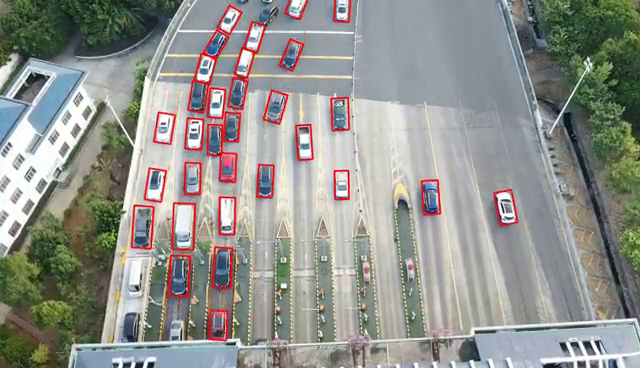
#> input picture frame 63 of drone_car_video.mp4, 640 x 368 px
$ python dataset_factory.py   (older library calls are emulated)
#> lines starting #> are read from the running program, lines starting #| are printed output that depends on the picture
"""
无人机汽车检测数据集自动化工具（核心生成逻辑）

用法（本地）
  python dataset_factory.py
  python dataset_factory.py --config config.yaml
  python dataset_factory.py --config config.yaml --output_dir ./out_workdir

EXE 打包（Windows PowerShell，示例模板）
  1) 安装 pyinstaller（只用于打包环境）
     pip install pyinstaller
  2) 构建单文件 EXE，并把 config.yaml 一并打包：
     pyinstaller -F --name drone_dataset_factory --add-data "config.yaml;." dataset_factory.py
  3) 运行：
     drone_dataset_factory --config config.yaml

说明
- 网页端 web_tool.py 会复用本文件的核心逻辑生成数据集并打包 zip。
- 该文件不做任何阻塞式 input()，避免服务端卡死/假死。
"""

from __future__ import annotations

import argparse
import json
import math
import os
import random
import shutil
import sys
import traceback
from dataclasses import dataclass
from datetime import datetime
from pathlib import Path
from typing import Any, Callable, Dict, List, Optional, Tuple

import cv2
import numpy as np
import yaml


ProgressCb = Callable[[str, int, int, str], None]


def _is_finite_number(x: Any) -> bool:
    try:
        xf = float(x)
        return math.isfinite(xf)
    except Exception:
        return False


def _ensure_odd_pos_int(v: Any, default: int = 3) -> int:
    try:
        iv = int(v)
        if iv <= 0:
            return default
        if iv % 2 == 0:
            iv += 1
        return iv
    except Exception:
        return default


def _clamp(x: float, lo: float, hi: float) -> float:
    return max(lo, min(hi, x))


def _safe_stem(p: Path) -> str:
    # 保证 label 文件名是安全的纯 ascii 字符（仅替换少量不安全字符）
    s = p.stem
    for ch in [" ", "\\", "/", ":", "*", "?", "\"", "<", ">", "|"]:
        s = s.replace(ch, "_")
    return s


class ConfigLoader:
    @staticmethod
    def load(config_path: str) -> Dict[str, Any]:
        config_file = Path(config_path)
        if not config_file.exists():
            raise FileNotFoundError(f"Config file not found: {config_file}")
        with open(config_file, "r", encoding="utf-8") as f:
            cfg = yaml.safe_load(f) or {}
        if not isinstance(cfg, dict):
            raise ValueError("config.yaml must be a YAML mapping/dict")
        return cfg

    @staticmethod
    def load_and_validate(config_path: str) -> Dict[str, Any]:
        cfg = ConfigLoader.load(config_path)
        cfg = ConfigLoader._apply_defaults(cfg)
        ConfigLoader._validate_schema(cfg)
        cfg = ConfigLoader._normalize_ratios(cfg)
        return cfg

    @staticmethod
    def _apply_defaults(cfg: Dict[str, Any]) -> Dict[str, Any]:
        defaults: Dict[str, Any] = {
            "video_path": "drone_car_video.mp4",
            "frame_interval": 10,
            "max_frames": -1,
            "skip_blurry": True,
            "blur_threshold": 100.0,
            "morph_kernel": 3,
            "min_box_size": 20,
            "min_norm": 0.0,
            "max_norm": 1.0,
            "coord_eps": 0.01,
            "class_id": 0,
            "names": ["car"],
            "train_ratio": 0.7,
            "val_ratio": 0.2,
            "test_ratio": 0.1,
            "split_seed": 42,
            "allow_empty_labels": True,
            "zip_output": False,
            "output_base_dir": ".",
            "lower_red1": [0, 150, 100],
            "upper_red1": [10, 255, 255],
            "lower_red2": [170, 150, 100],
            "upper_red2": [180, 255, 255],
            # SFT：检测模型训练数据（从 YOLO labels 派生 jsonl）
            "sft_enable": True,
            "sft_include_test": False,
            "sft_empty_answer": "none",
            "sft_answer_sep": ";",
            "sft_output_dir": "sft",
        }
        out = dict(defaults)
        out.update(cfg)
        return out

    @staticmethod
    def _validate_hsv_range(v: Any, name: str) -> List[int]:
        if not isinstance(v, (list, tuple)) or len(v) != 3:
            raise ValueError(f"{name} must be a list of 3 ints [H,S,V], got: {v}")
        out: List[int] = []
        for i, item in enumerate(v):
            if not _is_finite_number(item):
                raise ValueError(f"{name}[{i}] must be a number, got: {item}")
            out.append(int(item))
        return out

    @staticmethod
    def _validate_schema(cfg: Dict[str, Any]) -> None:
        if "video_path" not in cfg:
            raise ValueError("Missing config field: video_path")

        fi = int(cfg["frame_interval"])
        if fi < 1:
            raise ValueError("frame_interval must be >= 1")
        cfg["frame_interval"] = fi

        mf = int(cfg.get("max_frames", -1))
        if mf < -1:
            raise ValueError("max_frames must be -1 or >= 1")
        cfg["max_frames"] = mf

        cfg["skip_blurry"] = bool(cfg["skip_blurry"])
        cfg["blur_threshold"] = float(cfg["blur_threshold"])

        cfg["morph_kernel"] = _ensure_odd_pos_int(cfg.get("morph_kernel", 3), default=3)

        cfg["min_box_size"] = int(cfg["min_box_size"])
        if cfg["min_box_size"] < 1:
            raise ValueError("min_box_size must be >= 1")

        cfg["min_norm"] = float(cfg["min_norm"])
        cfg["max_norm"] = float(cfg["max_norm"])
        if not (0.0 <= cfg["min_norm"] <= cfg["max_norm"] <= 1.0):
            raise ValueError("min_norm/max_norm must satisfy 0<=min_norm<=max_norm<=1")

        cfg["coord_eps"] = float(cfg.get("coord_eps", 0.01))
        if cfg["coord_eps"] < 0:
            raise ValueError("coord_eps must be >= 0")

        cfg["class_id"] = int(cfg.get("class_id", 0))
        if cfg["class_id"] < 0:
            raise ValueError("class_id must be >= 0")

        names = cfg.get("names", ["car"])
        if not isinstance(names, list) or not all(isinstance(x, str) for x in names):
            raise ValueError("names must be a list of strings")
        if len(names) == 0:
            raise ValueError("names must not be empty")

        cfg["train_ratio"] = float(cfg["train_ratio"])
        cfg["val_ratio"] = float(cfg["val_ratio"])
        cfg["test_ratio"] = float(cfg["test_ratio"])
        if min(cfg["train_ratio"], cfg["val_ratio"], cfg["test_ratio"]) < 0:
            raise ValueError("train/val/test_ratio must be >= 0")

        cfg["split_seed"] = int(cfg["split_seed"])
        cfg["allow_empty_labels"] = bool(cfg["allow_empty_labels"])
        cfg["zip_output"] = bool(cfg["zip_output"])
        cfg["output_base_dir"] = str(cfg.get("output_base_dir", "."))

        # SFT
        cfg["sft_enable"] = bool(cfg.get("sft_enable", True))
        cfg["sft_include_test"] = bool(cfg.get("sft_include_test", False))
        cfg["sft_empty_answer"] = str(cfg.get("sft_empty_answer", "none"))
        cfg["sft_answer_sep"] = str(cfg.get("sft_answer_sep", ";"))
        cfg["sft_output_dir"] = str(cfg.get("sft_output_dir", "sft"))

        # HSV
        cfg["lower_red1"] = ConfigLoader._validate_hsv_range(cfg["lower_red1"], "lower_red1")
        cfg["upper_red1"] = ConfigLoader._validate_hsv_range(cfg["upper_red1"], "upper_red1")
        cfg["lower_red2"] = ConfigLoader._validate_hsv_range(cfg["lower_red2"], "lower_red2")
        cfg["upper_red2"] = ConfigLoader._validate_hsv_range(cfg["upper_red2"], "upper_red2")

        # H range guard (OpenCV HSV: H 0..179)
        for nm in ["lower_red1", "upper_red1", "lower_red2", "upper_red2"]:
            h, s, v = cfg[nm]
            cfg[nm] = [_clamp(int(h), 0, 179), _clamp(int(s), 0, 255), _clamp(int(v), 0, 255)]

    @staticmethod
    def _normalize_ratios(cfg: Dict[str, Any]) -> Dict[str, Any]:
        s = cfg["train_ratio"] + cfg["val_ratio"] + cfg["test_ratio"]
        if s <= 0:
            raise ValueError("train_ratio + val_ratio + test_ratio must be > 0")
        # 自动归一化到 1，避免用户手滑导致直接失败
        if abs(s - 1.0) > 1e-6:
            cfg["train_ratio"] = cfg["train_ratio"] / s
            cfg["val_ratio"] = cfg["val_ratio"] / s
            cfg["test_ratio"] = cfg["test_ratio"] / s
            cfg["_ratio_normalized"] = True
        else:
            cfg["_ratio_normalized"] = False
        return cfg


@dataclass(frozen=True)
class YoloBox:
    class_id: int
    x_center: float
    y_center: float
    width: float
    height: float


class RedBoxDetector:
    # [72 lines left out: function detect, not called in this run]


def detect_red_boxes_bgr(frame_bgr: np.ndarray, cfg: Dict[str, Any]) -> List[YoloBox]:
    boxes, _ = RedBoxDetector.detect(frame_bgr, cfg)
    return boxes


# [9 lines left out: function zip_dir, not called in this run]


class DatasetFactory:
    def __init__(self, cfg: Dict[str, Any], output_base_dir: Optional[str] = None):
        self.cfg = cfg
        self.timestamp = datetime.now().strftime("%Y%m%d_%H%M%S")
        base_dir = Path(output_base_dir) if output_base_dir else Path(cfg.get("output_base_dir", "."))
        self.output_dir = base_dir / f"drone_dataset_{self.timestamp}"
        self.raw_images_dir = self.output_dir / "images" / "all"
        self.raw_labels_dir = self.output_dir / "labels" / "all"
        self.split_images_dir = self.output_dir / "images"
        self.split_labels_dir = self.output_dir / "labels"
        self.stats_dir = self.output_dir / "stats"
        self._init_dirs()

        self.stats: Dict[str, Any] = {
            "started_at": self.timestamp,
            "config": {k: v for k, v in cfg.items() if not k.startswith("_")},
            "video_path": cfg.get("video_path"),
            "frames_total": 0,
            "frames_sampled": 0,
            "frames_saved": 0,
            "frames_skipped_blurry": 0,
            "label_files_total": 0,
            "boxes_total": 0,
            "boxes_discarded_by_detection": 0,
            "empty_label_files": 0,
            "invalid_label_lines_removed": 0,
            "invalid_label_lines_total": 0,
            "split": {},
            "sft": {
                "enabled": bool(cfg.get("sft_enable", True)),
                "empty_answer": cfg.get("sft_empty_answer", "none"),
                "answer_sep": cfg.get("sft_answer_sep", ";"),
                "splits": {},
                "samples_total": 0,
                "empty_targets": 0,
                "boxes_total": 0,
            },
            "quality": {
                "splits": {},
                "overall": {},
            },
            "ratio_normalized": bool(cfg.get("_ratio_normalized", False)),
        }

    def _init_dirs(self) -> None:
        splits = ["train", "val", "test"]
        for d in [self.raw_images_dir, self.raw_labels_dir, self.stats_dir]:
            d.mkdir(parents=True, exist_ok=True)
        for s in splits:
            (self.split_images_dir / s).mkdir(parents=True, exist_ok=True)
            (self.split_labels_dir / s).mkdir(parents=True, exist_ok=True)

    def _is_blurry(self, frame_bgr: np.ndarray) -> bool:
        gray = cv2.cvtColor(frame_bgr, cv2.COLOR_BGR2GRAY)
        lap = cv2.Laplacian(gray, cv2.CV_64F)
        var = float(lap.var())
        return var < float(self.cfg["blur_threshold"])

    def extract_frames(self, video_path: str, progress_cb: Optional[ProgressCb] = None) -> List[Path]:
        video_file = Path(video_path)
        if not video_file.exists():
            raise FileNotFoundError(f"Video not found: {video_file}")

        cap = cv2.VideoCapture(str(video_file))
        if not cap.isOpened():
            raise RuntimeError(f"Failed to open video: {video_file}")

        total = int(cap.get(cv2.CAP_PROP_FRAME_COUNT) or 0)
        fi = int(self.cfg["frame_interval"])
        max_frames = int(self.cfg["max_frames"])

        frame_idx = 0
        saved_count = 0
        sampled_count = 0
        blurry_count = 0
        frame_paths: List[Path] = []

        last_report_frame = -1
        while True:
            ret, frame = cap.read()
            if not ret:
                break

            self.stats["frames_total"] += 1

            if fi >= 1 and (frame_idx % fi == 0):
                sampled_count += 1
                if bool(self.cfg["skip_blurry"]):
                    try:
                        if self._is_blurry(frame):
                            blurry_count += 1
                            frame_idx += 1
                            if max_frames > 0 and saved_count >= max_frames:
                                break
                            continue
                    except Exception:
                        # 模糊检测失败时保守地保留该帧，避免漏检导致训练集太小
                        pass

                # 保存帧
                stem = f"frame_{frame_idx:08d}"
                img_path = self.raw_images_dir / f"{_safe_stem(Path(stem))}.jpg"
                try:
                    ok = cv2.imwrite(str(img_path), frame)
                    if not ok:
                        raise RuntimeError("cv2.imwrite failed")
                    frame_paths.append(img_path)
                    saved_count += 1
                except Exception:
                    # 保存失败跳过该帧
                    pass

                if max_frames > 0 and saved_count >= max_frames:
                    break

            frame_idx += 1

            if progress_cb is not None:
                # 控制回调频率，避免 UI 过载
                if total > 0:
                    if frame_idx == 0 or frame_idx - last_report_frame >= max(5, total // 200):
                        progress_cb("extract", frame_idx, total, "Extracting frames")
                        last_report_frame = frame_idx
                else:
                    if frame_idx - last_report_frame >= 50:
                        progress_cb("extract", frame_idx, max(frame_idx, 1), "Extracting frames")
                        last_report_frame = frame_idx

        cap.release()

        self.stats["frames_sampled"] = sampled_count
        self.stats["frames_saved"] = saved_count
        self.stats["frames_skipped_blurry"] = blurry_count

        if saved_count <= 0:
            raise RuntimeError("No frames extracted. Check frame_interval/skip_blurry/blur_threshold.")

        return frame_paths

    # [524 lines left out: functions generate_labels, validate_labels, split_dataset, compute_quality_dashboard, export_sft, write_data_yaml and 1 more, not called in this run]

    def run(self, video_path: Optional[str] = None, progress_cb: Optional[ProgressCb] = None) -> Tuple[Path, Optional[Path]]:
        if video_path is None:
            video_path = self.cfg["video_path"]

        try:
            frame_paths = self.extract_frames(video_path, progress_cb=progress_cb)
            self.generate_labels(frame_paths, progress_cb=progress_cb)
            self.validate_labels(progress_cb=progress_cb)
            self.split_dataset(frame_paths, progress_cb=progress_cb)
            self.export_sft(progress_cb=progress_cb)
            self.compute_quality_dashboard(progress_cb=progress_cb)
            self.write_data_yaml()
            self.write_stats()
            zip_path: Optional[Path] = None
            if bool(self.cfg.get("zip_output", False)):
                zip_path = self.output_dir.with_suffix(".zip")
                zip_dir(self.output_dir, zip_path)
            return self.output_dir, zip_path
        except Exception as e:
            # 写 run.log 在外部由 main 处理；这里抛出让调用端捕获
            raise e


def generate_dataset(
    cfg: Dict[str, Any],
    video_path: Optional[str] = None,
    output_base_dir: Optional[str] = None,
    progress_cb: Optional[ProgressCb] = None,
) -> Dict[str, Any]:
    # 网页端可能会把 cfg 直接作为 dict 传进来，因此也需要执行同样的 schema 校验。
    cfg2 = ConfigLoader._apply_defaults(dict(cfg))
    ConfigLoader._validate_schema(cfg2)
    cfg2 = ConfigLoader._normalize_ratios(cfg2)

    factory = DatasetFactory(cfg2, output_base_dir=output_base_dir)
    out_dir, zip_path = factory.run(video_path=video_path, progress_cb=progress_cb)
    return {"output_dir": out_dir, "zip_path": zip_path, "stats": factory.stats}


def main(argv: Optional[List[str]] = None) -> int:
    parser = argparse.ArgumentParser(description="Drone red-box to YOLO dataset generator")
    parser.add_argument("--config", default="config.yaml", help="Path to config.yaml")
    parser.add_argument("--output_dir", default=None, help="Output base directory (parent folder)")
    args = parser.parse_args(argv)

    config_path = args.config
    try:
        cfg = ConfigLoader.load_and_validate(config_path)

        # 根据命令行覆盖输出根目录
        output_base_dir = args.output_dir if args.output_dir else None

        # 写日志：放在输出目录无法提前确定时，把日志放到当前目录
        log_path = Path(".") / "run.log"
        with open(log_path, "a", encoding="utf-8") as f:
            f.write(f"\n[{datetime.now().isoformat()}] Start generation. config={config_path}\n")

        result = generate_dataset(cfg, video_path=cfg["video_path"], output_base_dir=output_base_dir, progress_cb=None)
#> in extract_frames, frame is the input picture: shape (368, 640, 3); mean B, G, R 141.5, 147.2, 146.1
#> in _is_blurry, `gray = cv2.cvtColor(frame_bgr, cv2.COLOR_BGR2GRAY)`:
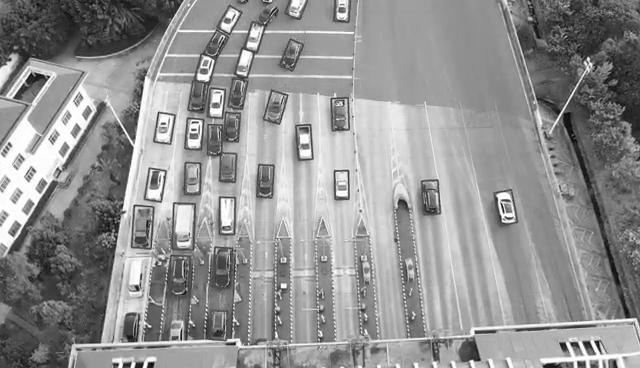
#> gray: shape (368, 640); min 6, max 255, mean 146.2
#> in _is_blurry, `lap = cv2.Laplacian(gray, cv2.CV_64F)`:
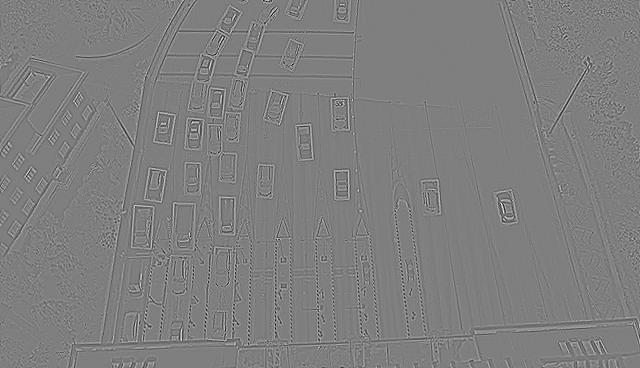
#> lap: shape (368, 640) float64; min -381, max 383, mean 0; drawn with min black and max white
#> in _is_blurry, `var = float(lap.var())`: var = 1358.5
#> in extract_frames, `stem = f"frame_{frame_idx:08d}"`: stem = 'frame_00000000'
        out_dir = result["output_dir"]
        with open(log_path, "a", encoding="utf-8") as f:
            f.write(f"[{datetime.now().isoformat()}] Success. output_dir={out_dir}\n")

        print(f"[OK] Dataset generated: {out_dir}")
        if result.get("zip_path") is not None:
            print(f"[OK] Zip: {result['zip_path']}")
        return 0
    except Exception as e:
        tb = traceback.format_exc()
        log_path = Path(".") / "run.log"
        try:
            with open(log_path, "a", encoding="utf-8") as f:
                f.write(f"\n[{datetime.now().isoformat()}] ERROR: {e}\n{tb}\n")
        except Exception:
            pass
        print(f"[ERROR] Failed: {e}")
        # 打到 stderr 以便上层脚本捕获
        print(tb, file=sys.stderr)
        return 1


if __name__ == "__main__":
    sys.exit(main())

$ run again, starting later in the video
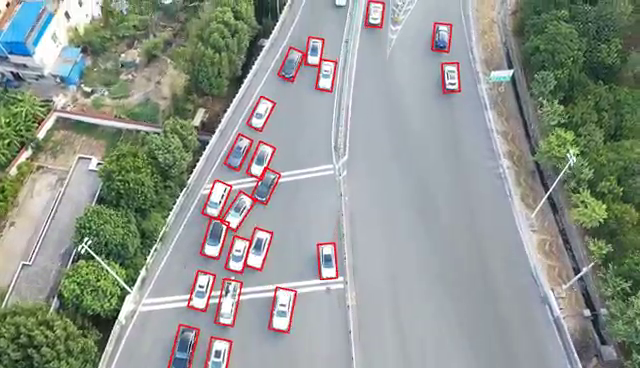
#> input picture frame 286 of drone_car_video.mp4, 640 x 368 px
#> in extract_frames, frame is the input picture: shape (368, 640, 3); mean B, G, R 143.4, 150.7, 144.4
#> in _is_blurry, `gray = cv2.cvtColor(frame_bgr, cv2.COLOR_BGR2GRAY)`:
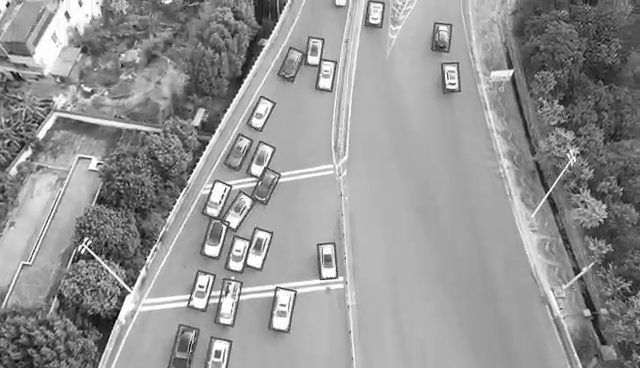
#> gray: shape (368, 640); min 2, max 255, mean 148
#> in _is_blurry, `lap = cv2.Laplacian(gray, cv2.CV_64F)`:
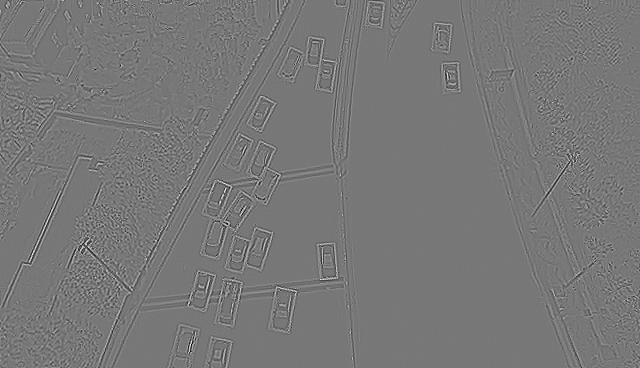
#> lap: shape (368, 640) float64; min -324, max 365, mean 0; drawn with min black and max white
#> var = 1023.1
#> stem = 'frame_00000000'

$ run again, starting later in the video
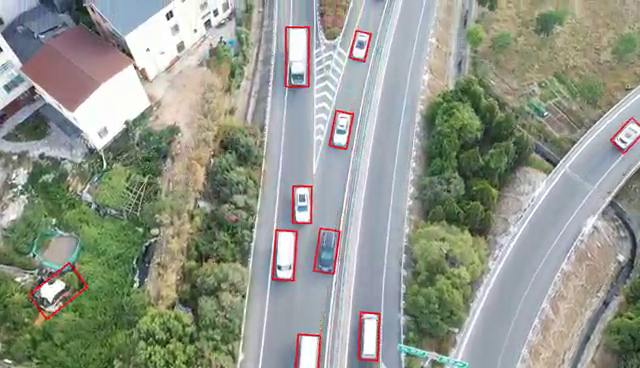
#> input picture frame 509 of drone_car_video.mp4, 640 x 368 px
#> in extract_frames, frame is the input picture: shape (368, 640, 3); mean B, G, R 140, 151.7, 146.7
#> in _is_blurry, `gray = cv2.cvtColor(frame_bgr, cv2.COLOR_BGR2GRAY)`:
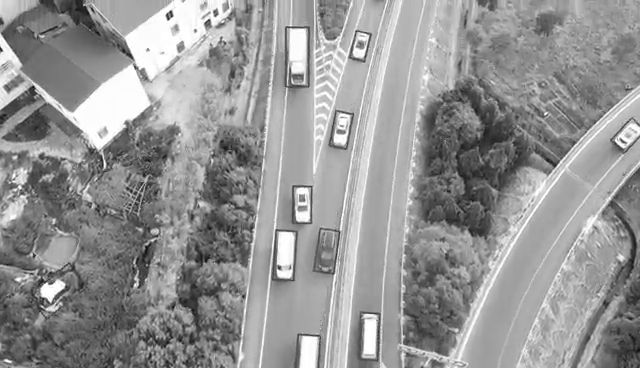
#> gray: shape (368, 640); min 9, max 255, mean 148.9
#> in _is_blurry, `lap = cv2.Laplacian(gray, cv2.CV_64F)`:
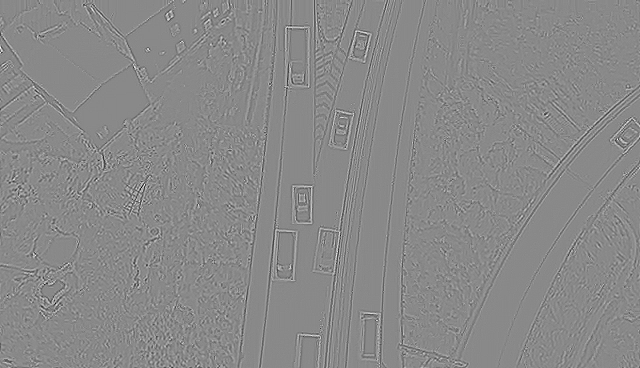
#> lap: shape (368, 640) float64; min -322, max 276, mean 0; drawn with min black and max white
#> var = 745.8
#> stem = 'frame_00000000'
